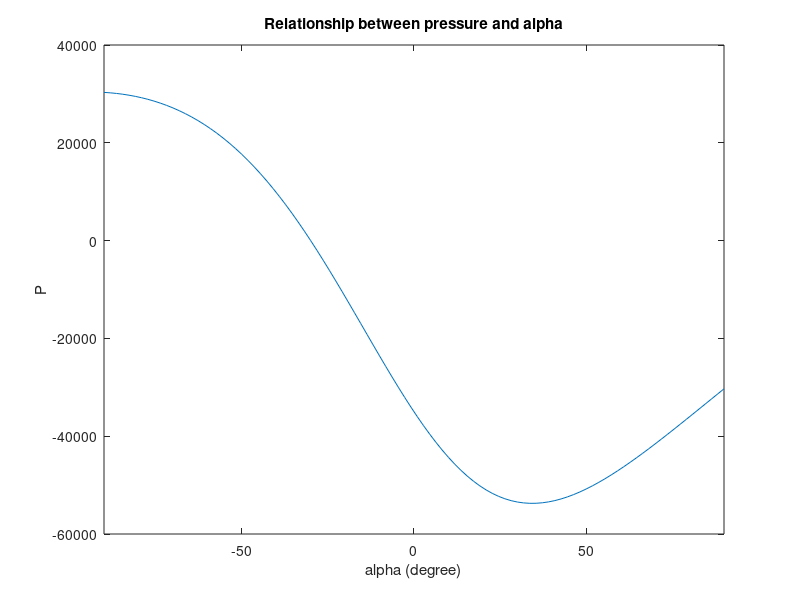

MATLAB code to generate this figure:
% Plot the figure of R_m versus alpha
alpha = linspace(-pi/2,pi/2,100);
l = 4e-6;
theta = 1*pi/3;
R = 1e-6;
gama = 7e-2;
R_m = -(l/2-R*cos(alpha))./cos(-alpha+theta);
plot(alpha*180/pi,gama./R_m)
xlabel('alpha (degree)')
ylabel('P')
title('Relationship between pressure and alpha')
xlim([-90,90])
shg